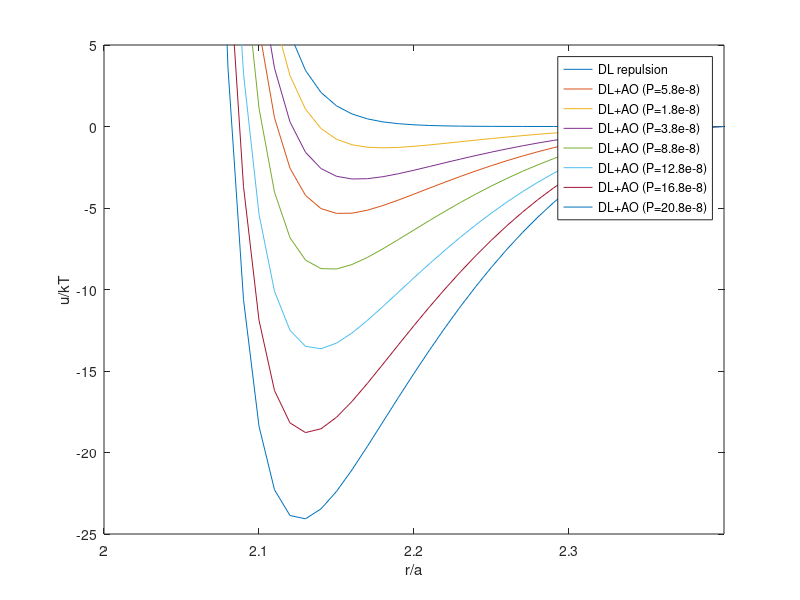
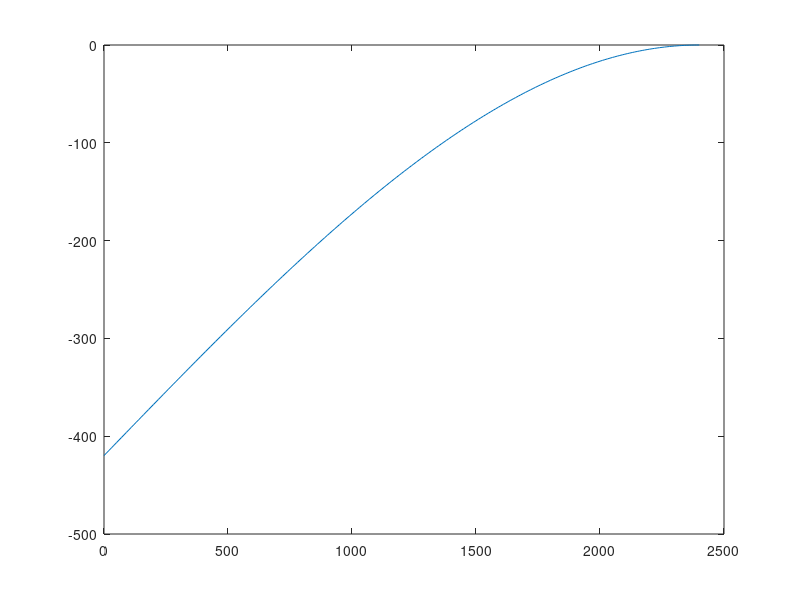
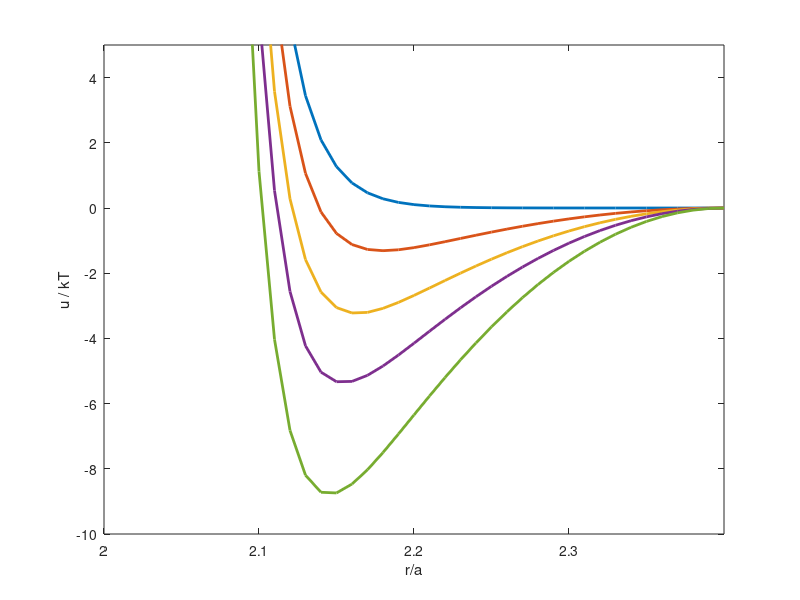

The MATLAB source for these figures, in order: (Note: this script raises an error after producing the figures.)
clear all
close all

n = 10e-9; %concentration
a = 1000; %nm
L = 200; % deplent size nm
phi = n*4.0/3.0*pi*L^3;
att = 3.5;
rm=2.4;
r = 0:0.01:rm;
r = r*a;
kappa = 50;
Bpp = 2.29*a;
u_rep = Bpp*exp(-kappa*(r -2*a)/a);

P=n*(1+phi+phi^2-phi^3)/(1-phi)^3;
P = 5.8e-8; % P has unit of KT nm^3
u_ao = -P*pi*(4.0/3.0*(a+L)^3.*(1-3*r./(4*(a+L))+r.^3./(16*(a+L)^3)));

figure(1)
plot(r/a,u_rep);
xlabel('r/a');
ylabel('u/kT');
xlim([2, 2+0.4])
ylim([-25 10]);
figure(2)
plot(r,u_ao);
figure(1)
hold on
plot(r/a,u_rep+u_ao);
xlabel('r/a');
ylabel('u/kT');
xlim([2, 2+0.4])
ylim([-25 5]);
P = 1.8e-8; % P has unit of KT nm^3
u_ao = -P*pi*(4.0/3.0*(a+L)^3.*(1-3*r./(4*(a+L))+r.^3./(16*(a+L)^3)));
plot(r/a,u_rep+u_ao);
P = 3.8e-8; % P has unit of KT nm^3
u_ao = -P*pi*(4.0/3.0*(a+L)^3.*(1-3*r./(4*(a+L))+r.^3./(16*(a+L)^3)));
plot(r/a,u_rep+u_ao);

P = 8.8e-8; % P has unit of KT nm^3
u_ao = -P*pi*(4.0/3.0*(a+L)^3.*(1-3*r./(4*(a+L))+r.^3./(16*(a+L)^3)));
plot(r/a,u_rep+u_ao);
P = 12.8e-8; % P has unit of KT nm^3
u_ao = -P*pi*(4.0/3.0*(a+L)^3.*(1-3*r./(4*(a+L))+r.^3./(16*(a+L)^3)));
plot(r/a,u_rep+u_ao);
P = 16.8e-8; % P has unit of KT nm^3
u_ao = -P*pi*(4.0/3.0*(a+L)^3.*(1-3*r./(4*(a+L))+r.^3./(16*(a+L)^3)));
plot(r/a,u_rep+u_ao);
P = 20.8e-8; % P has unit of KT nm^3
u_ao = -P*pi*(4.0/3.0*(a+L)^3.*(1-3*r./(4*(a+L))+r.^3./(16*(a+L)^3)));
plot(r/a,u_rep+u_ao);

legend('DL repulsion','DL+AO (P=5.8e-8)','DL+AO (P=1.8e-8)','DL+AO (P=3.8e-8)','DL+AO (P=8.8e-8)','DL+AO (P=12.8e-8)','DL+AO (P=16.8e-8)','DL+AO (P=20.8e-8)')



figure(4)
plot(r/a,u_rep,'linewidth',2);
xlabel('r/a');
ylabel('u / kT');
xlim([2, 2+0.4])
ylim([-10 5]);
hold on
P = 1.8e-8; % P has unit of KT nm^3
u_ao = -P*pi*(4.0/3.0*(a+L)^3.*(1-3*r./(4*(a+L))+r.^3./(16*(a+L)^3)));
plot(r/a,u_rep+u_ao,'linewidth',2);
hold on
P = 3.8e-8; % P has unit of KT nm^3
u_ao = -P*pi*(4.0/3.0*(a+L)^3.*(1-3*r./(4*(a+L))+r.^3./(16*(a+L)^3)));
plot(r/a,u_rep+u_ao,'linewidth',2);
P = 5.8e-8; % P has unit of KT nm^3
u_ao = -P*pi*(4.0/3.0*(a+L)^3.*(1-3*r./(4*(a+L))+r.^3./(16*(a+L)^3)));
plot(r/a,u_rep+u_ao,'linewidth',2);


P = 8.8e-8; % P has unit of KT nm^3
u_ao = -P*pi*(4.0/3.0*(a+L)^3.*(1-3*r./(4*(a+L))+r.^3./(16*(a+L)^3)));
plot(r/a,u_rep+u_ao,'linewidth',2);

polish
xlabel('r / a','fontsize',20,'fontweight','bold')
ylabel('u / kT','fontsize',20,'fontweight','bold')
polish
set(gca,'FontSize',20)
pbaspect([1 1 1])
legend('DL repulsion','DL+AO (P=1.8e-8)','DL+AO (P=3.8e-8)','DL+AO (P=5.8e-8)','DL+AO (P=8.8e-8)')